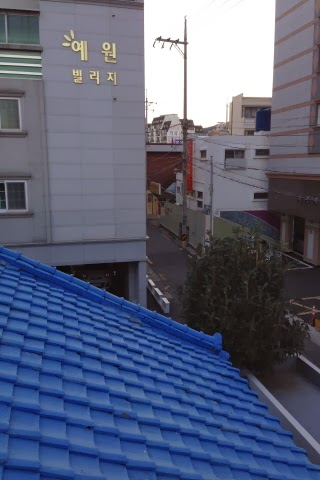
#> input picture ImageProc/InputImages/S1.jpg, 320 x 480 px
$ python -i PreProcessing.py   (imports and definitions only)
#> lines starting #> are read from the running program, lines starting #| are printed output that depends on the picture
from myconfig import *
import cv2
import numpy as np
def Downsample(imgT,downlevel,wid,ht):

    xrange=range
    G = imgT
    for i in xrange(downlevel):
        G = cv2.pyrDown(G)
    G=cv2.resize(G,(w,h))
    return G

def Hist_Eq(imgT,climit):

    image_lab = cv2.cvtColor(imgT,cv2.COLOR_BGR2LAB)
    l_channel, a_channel, b_channel = cv2.split(image_lab)

    clahe = cv2.createCLAHE(clipLimit=climit, tileGridSize=(8, 8))
    cl = clahe.apply(l_channel)

    merged_channels = cv2.merge((cl, a_channel, b_channel))
    G = cv2.cvtColor(merged_channels, cv2.COLOR_LAB2BGR)
    return G

def Resize_BW(imgT,wid,ht):

    G=cv2.cvtColor(imgT, cv2.COLOR_BGR2GRAY)
    G=cv2.resize(G, (wid,ht))
    return G

def GaussianLPF(imgT,k_size):

    G=cv2.GaussianBlur(imgT,(k_size,k_size),0)
    return G

def PreProcess(imgT):
    if ifProc == 0:
        G = Resize_BW(imgT,w,h)
        return G
    else:
        G1 = Downsample(imgT,downsample_level,w,h)
        G2 = Hist_Eq(G1,clippinglimit)
        G3 = Resize_BW(G2,w,h)
        G4 = GaussianLPF(G3,gaussian_ksize)
        return G4

>>> import cv2
>>> picture = cv2.imread('InputImages/S1.jpg')
#> picture is the input picture: shape (480, 320, 3); mean B, G, R 121.5, 96.9, 89.6
>>> result = PreProcess(picture)
#> in Resize_BW, `G=cv2.cvtColor(imgT, cv2.COLOR_BGR2GRAY)`:
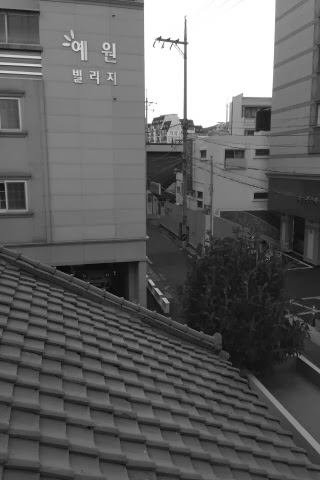
#> G: shape (480, 320); min 6, max 255, mean 97.5
#> in Resize_BW, `G=cv2.resize(G, (wid,ht))`:
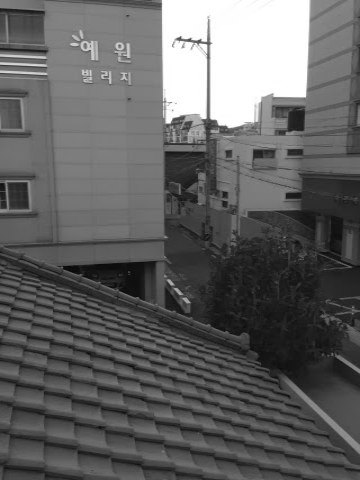
#> G: shape (480, 360); min 7, max 255, mean 97.5

$ run again, on ImageProc/InputImages/S2.jpg
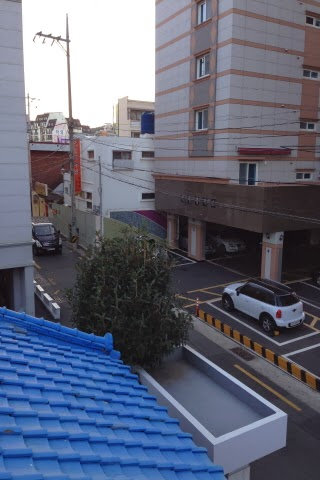
#> input picture ImageProc/InputImages/S2.jpg, 320 x 480 px
#> picture is the input picture: shape (480, 320, 3); mean B, G, R 121.4, 102.9, 97.7
#> in Resize_BW, `G=cv2.cvtColor(imgT, cv2.COLOR_BGR2GRAY)`:
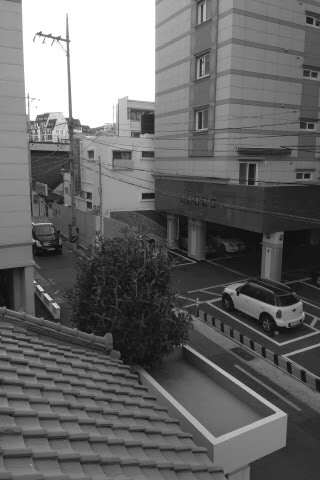
#> G: shape (480, 320); min 8, max 255, mean 103.4
#> in Resize_BW, `G=cv2.resize(G, (wid,ht))`:
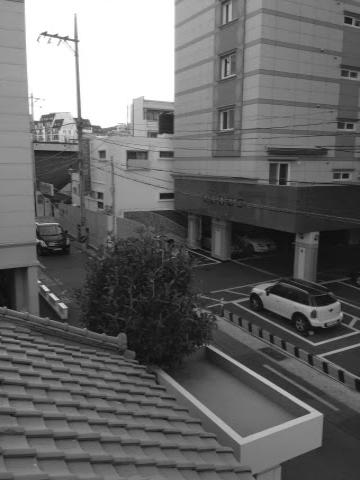
#> G: shape (480, 360); min 10, max 255, mean 103.4

$ run again, on ImageProc/InputImages/S3.jpg
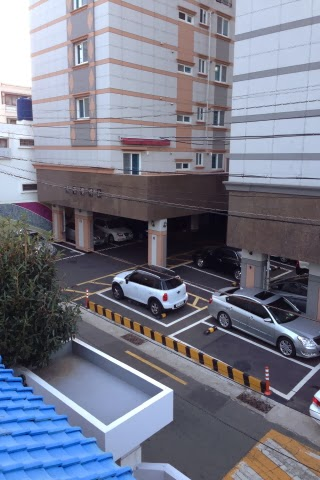
#> input picture ImageProc/InputImages/S3.jpg, 320 x 480 px
#> picture is the input picture: shape (480, 320, 3); mean B, G, R 136.3, 120.5, 118.2
#> in Resize_BW, `G=cv2.cvtColor(imgT, cv2.COLOR_BGR2GRAY)`:
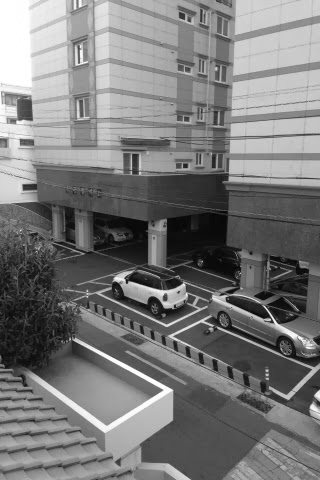
#> G: shape (480, 320); min 1, max 255, mean 121.6
#> in Resize_BW, `G=cv2.resize(G, (wid,ht))`:
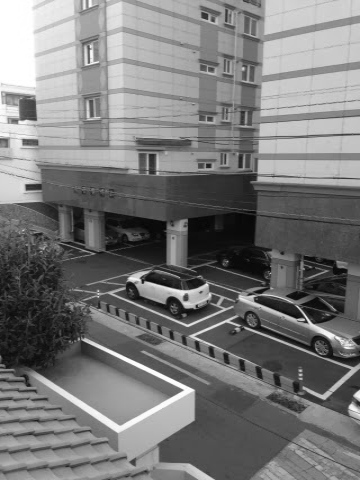
#> G: shape (480, 360); min 2, max 255, mean 121.6

$ run again, on ImageProc/InputImages/home1edit.jpg
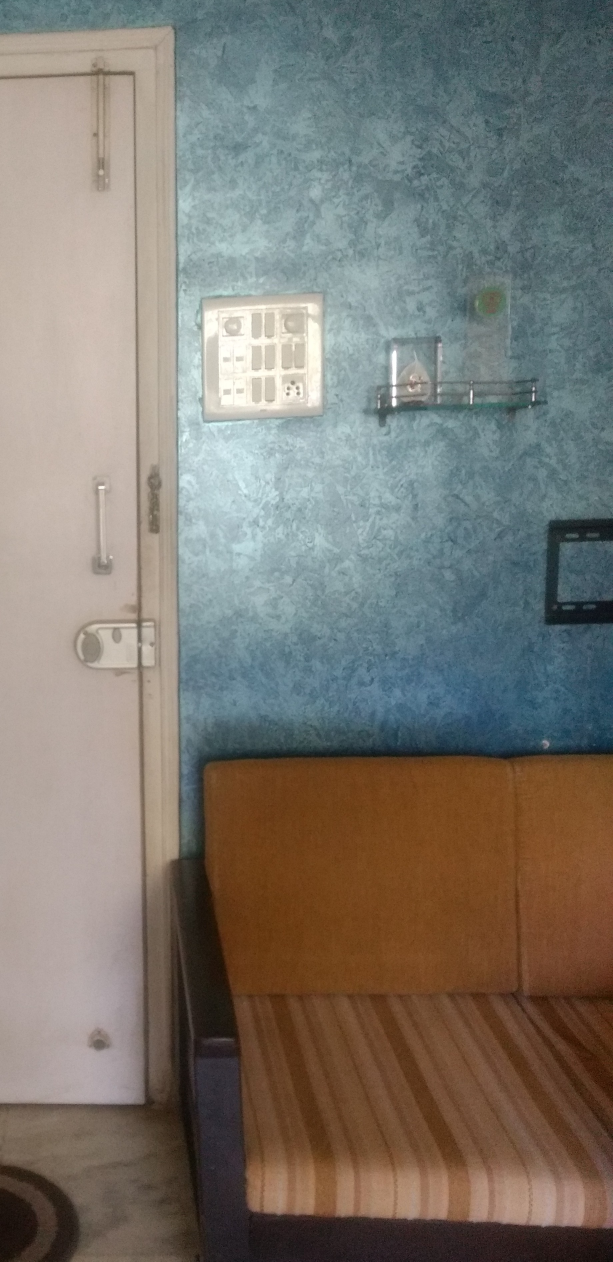
#> input picture ImageProc/InputImages/home1edit.jpg, 1838 x 3784 px (shown at 1/3 size)
#> picture is the input picture: shape (3784, 1838, 3); mean B, G, R 111.8, 119.6, 124
#> in Resize_BW, `G=cv2.cvtColor(imgT, cv2.COLOR_BGR2GRAY)`:
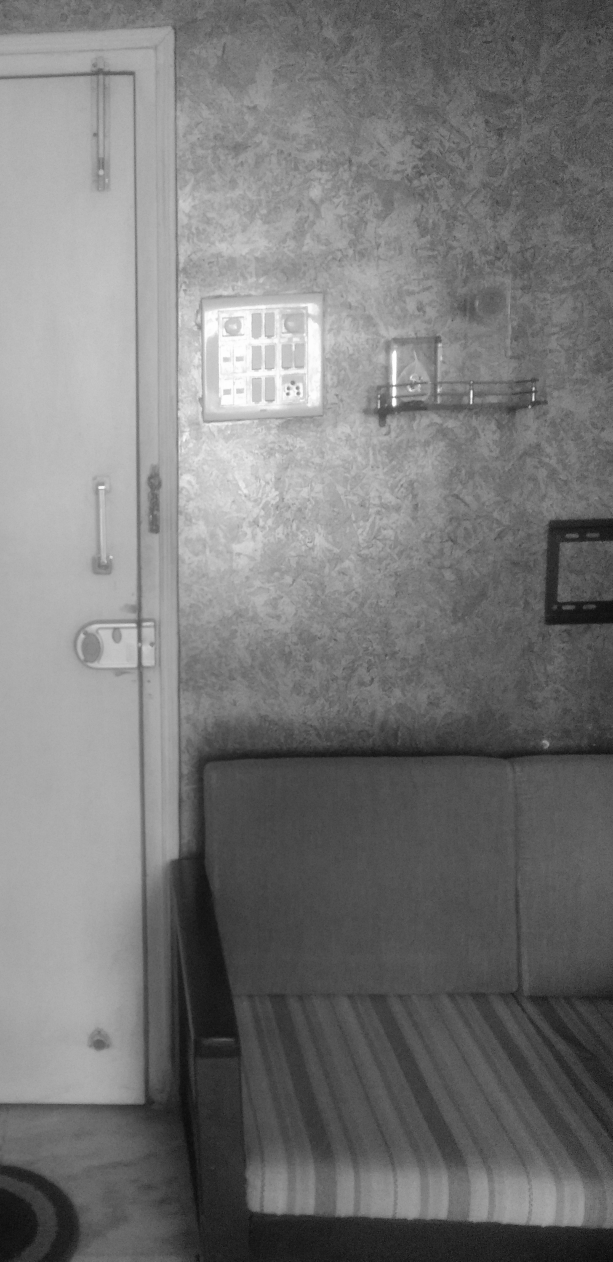
#> G: shape (3784, 1838) (shown at 1/3 size); min 3, max 255, mean 120
#> in Resize_BW, `G=cv2.resize(G, (wid,ht))`:
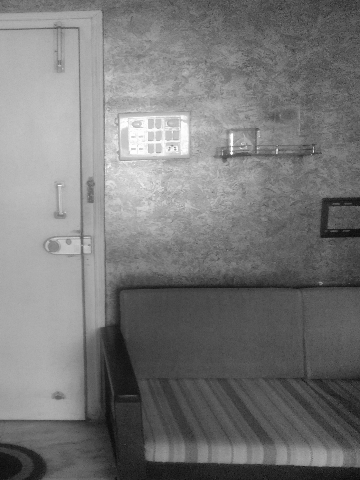
#> G: shape (480, 360); min 7, max 255, mean 119.9
